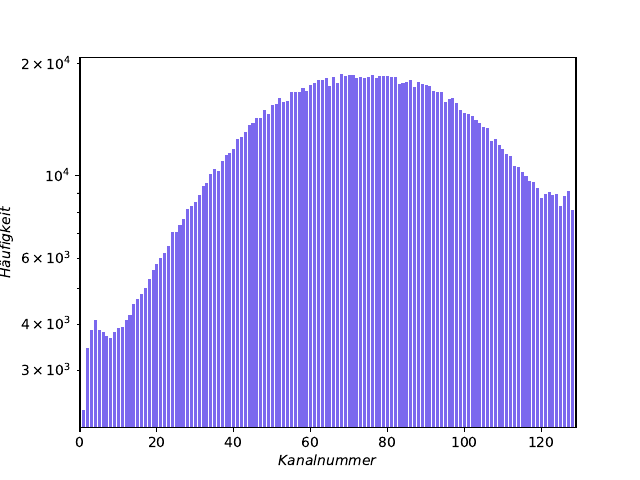

Reproduce this figure in Python.
import numpy as np
import matplotlib.pyplot as plt
import pandas as pd

hits = np.genfromtxt('hitmap.txt', unpack=True)
kanal = np.arange(1, 129,1)

print(hits)
print(kanal)

plt.bar(kanal, hits, color='mediumslateblue')
plt.xlabel(r'$Kanalnummer$')
plt.ylabel(r'$Häufigkeit$')
plt.yscale('log')
plt.xlim(0,129)
plt.savefig('hitmap.pdf')
plt.show()